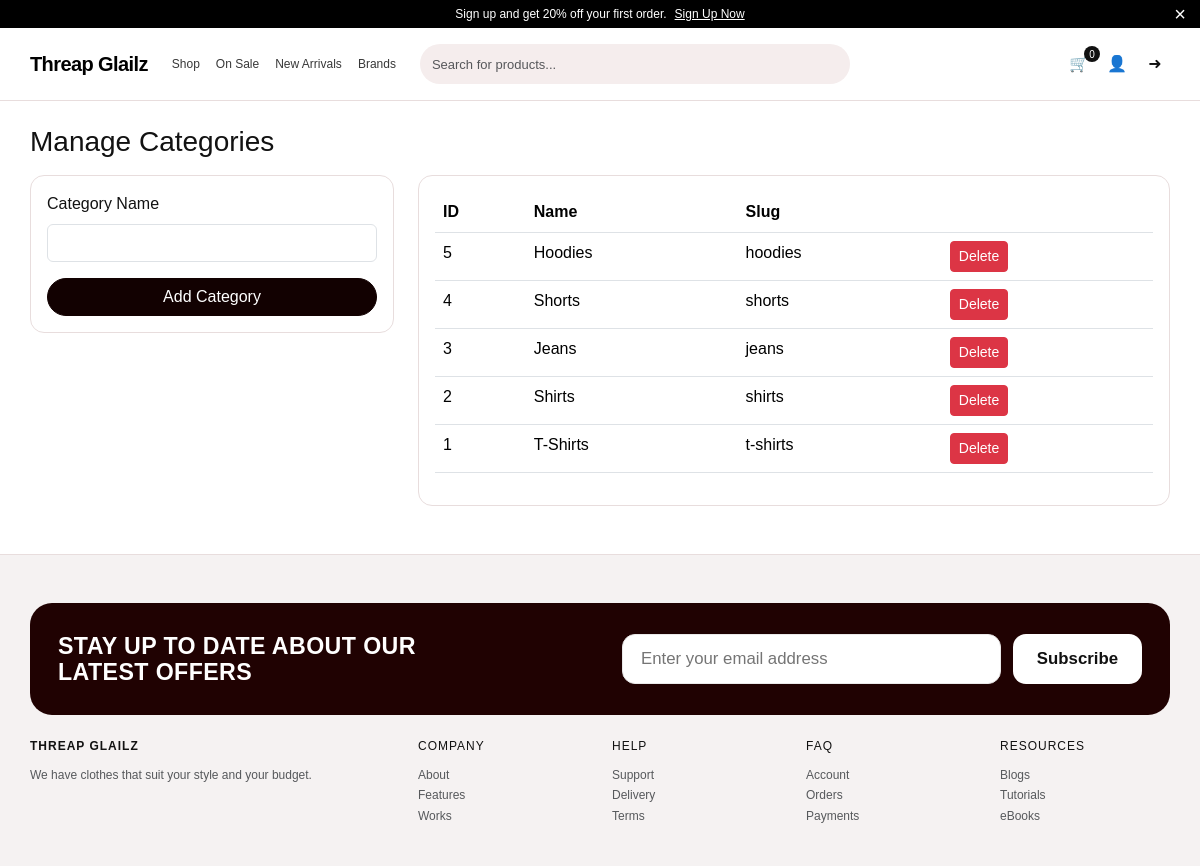
Screenshot of /admin/categories.php (signed in) with the database file from the repository.
### tables this page shows
CREATE TABLE categories (
    id INT UNSIGNED AUTO_INCREMENT PRIMARY KEY,
    name VARCHAR(100) NOT NULL UNIQUE,
    slug VARCHAR(120) NOT NULL UNIQUE,
    created_at TIMESTAMP DEFAULT CURRENT_TIMESTAMP
);

### includes/db.php (called while the page is built, shortened)
<?php
function db(): PDO {
    static $pdo = null;
    if ($pdo === null) {
        $dsn = 'mysql:host=' . DB_HOST . ';dbname=' . DB_NAME . ';charset=utf8mb4';
        $pdo = new PDO($dsn, DB_USER, DB_PASS, [
            PDO::ATTR_ERRMODE => PDO::ERRMODE_EXCEPTION,
            PDO::ATTR_DEFAULT_FETCH_MODE => PDO::FETCH_ASSOC,
            PDO::ATTR_EMULATE_PREPARES => false,
        ]);
    }
    return $pdo;
}

### includes/functions.php (called while the page is built, shortened)
<?php
require_once __DIR__ . '/db.php';
function e(string $value): string {
    return htmlspecialchars($value, ENT_QUOTES, 'UTF-8');
}

### admin/categories.php (the view, shortened to what this page needs)
<?php
require_once __DIR__ . '/../includes/functions.php';
$categories = db()->query('SELECT * FROM categories ORDER BY id DESC')->fetchAll();
include __DIR__ . '/../header.php';
?>
<h1 class="h3 mb-3">Manage Categories</h1>
<div class="row g-4">
    <div class="col-md-4">
        <div class="detail-box p-3">
            <form method="post">
                <div class="mb-3"><label class="form-label">Category Name</label><input class="form-control" name="name" required></div>
                <button class="btn btn-dark w-100">Add Category</button>
            </form>
        </div>
    </div>
    <div class="col-md-8">
        <div class="detail-box p-3">
            <table class="table">
                <thead><tr><th>ID</th><th>Name</th><th>Slug</th><th></th></tr></thead>
                <tbody>
                    <?php foreach ($categories as $cat): ?>
                        <tr>
                            <td><?= (int)$cat['id'] ?></td>
                            <td><?= e($cat['name']) ?></td>
                            <td><?= e($cat['slug']) ?></td>
                            <td>
                                <form method="post" onsubmit="return confirm('Delete category?')">
                                    <button class="btn btn-sm btn-danger">Delete</button>
                                </form>
                            </td>
                        </tr>
                    <?php endforeach; ?>
                </tbody>
            </table>
        </div>
    </div>
</div>
<?php include __DIR__ . '/../footer.php'; ?>

### assets/css/style.css (style rules this page uses)
:root { --ink: #121212; --muted: #6e6e6e; --line: #e8dddd; --soft: #f5eded; --soft-2: #f9f3f3; --dark: #200202; --radius: 14px; }
* { box-sizing: border-box; }
body { margin: 0; font-family: "Poppins", Arial, sans-serif; color: var(--ink); background: #fff; }
.btn-dark { background: #120101; border-color: #120101; border-radius: 999px; padding-inline: 24px; }
.filter-card, .cart-box, .summary-box, .detail-box { border-radius: var(--radius); border: 1px solid var(--line); background: #fff; }

### rows the page displays
categories: id "5", name "Hoodies", slug "hoodies"
categories: id "4", name "Shorts", slug "shorts"
categories: id "3", name "Jeans", slug "jeans"
categories: id "2", name "Shirts", slug "shirts"
categories: id "1", name "T-Shirts", slug "t-shirts"

### other values shown
cart_items_count() "0"
